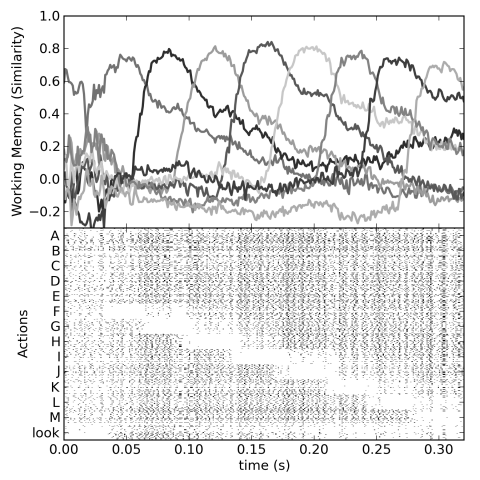

Write the Python code that produced this figure.
import sys
sys.path.append('python')

import stats
import stats.plot

data=stats.reader.Reader('Sequence3')

plot=stats.plot.Time(data.time-0.02,width=6,height=6,border_left=0.8,time_range=(0,0.32),color=False)

buf=data.get('state.buffer_vocab',keys=['F','G','H','II','J','K','L','M'],normalize=True)
plot.add('Working Memory (Similarity)',buf,linewidth=2,range=(-0.3,1))

gpi=data.get('BG.GPi_spikes')

plot.add_spikes('Actions',gpi,sample=700,contrast_scale=0.5,yticks=['A','B','C','D','E','F','G','H','I','J','K','L','M','look'],style='image')
   # sample: show this many neurons (by choosing the most active neurons from among neighbours)
   # merge: combine neurons down to this many rows
   # style: can be 'image', 'box', or 'dot'
   # cluster: True/False flag to group neurons by similarity
   # contrast_scale: smaller values make the spikes darker

plot.save('sequence3-plot.pdf')
plot.show()

